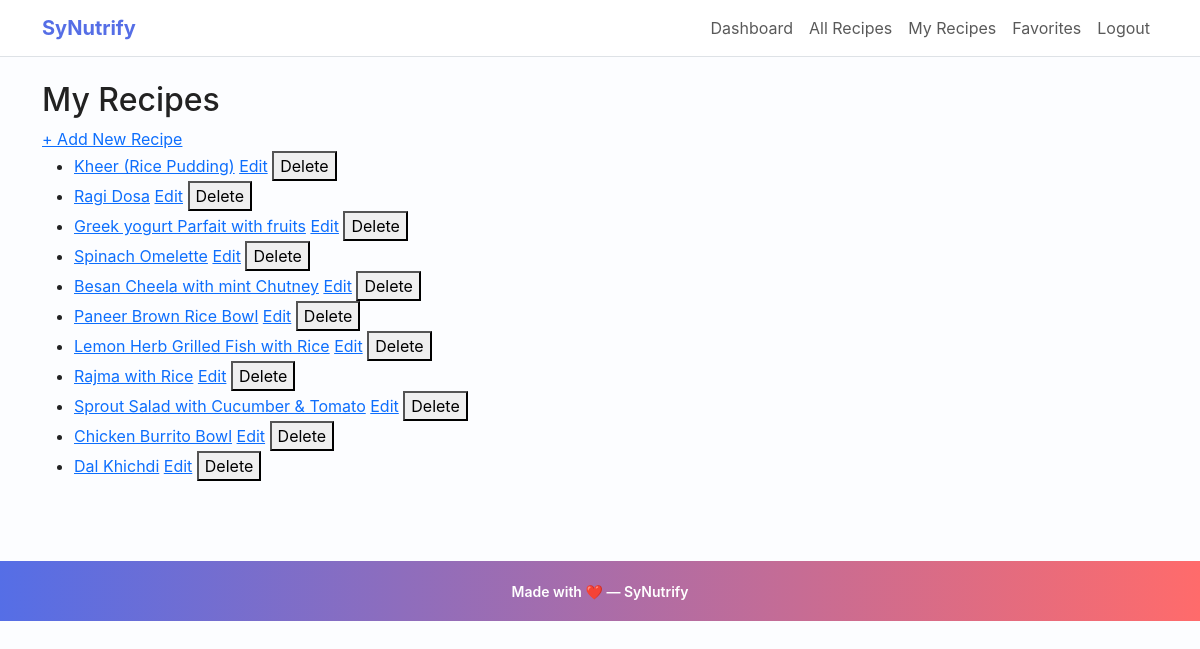
The app's page /my_recipes (signed in), older data.
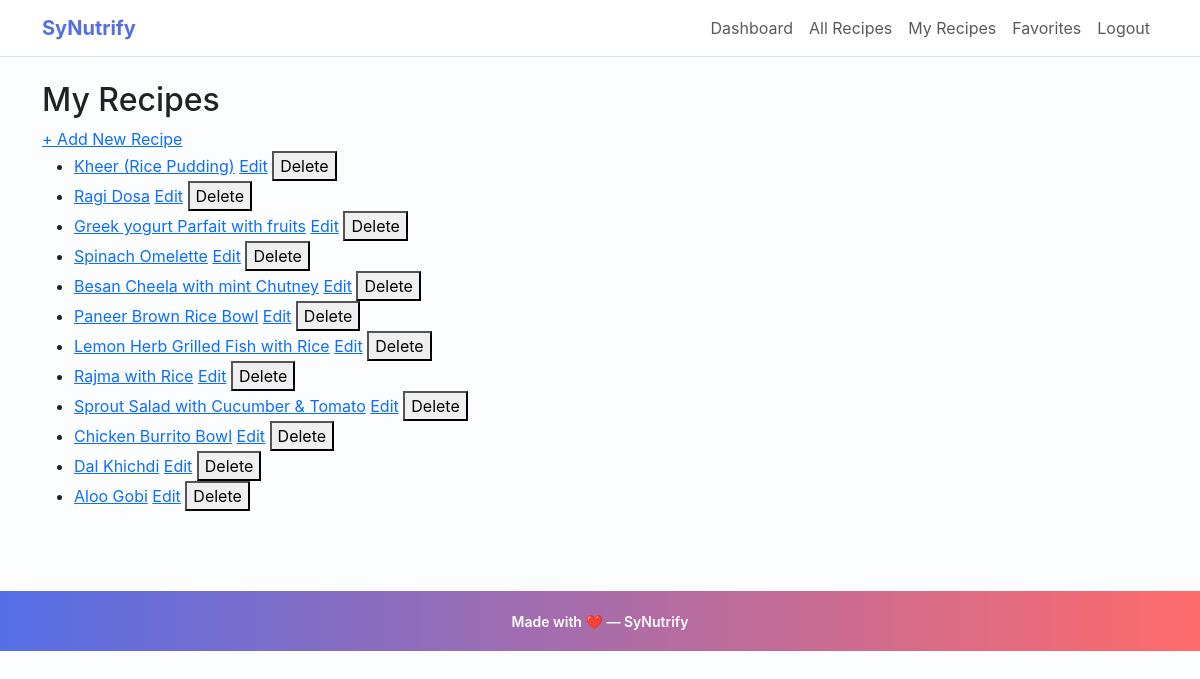
The same page, newer data.
### app.py (models this page shows)
class Recipe(db.Model):
    id = db.Column(db.Integer, primary_key=True)
    title = db.Column(db.String(150), nullable=False)
    image_url = db.Column(db.String(300))        # New: for recipe image
    ingredients = db.Column(db.Text, nullable=False)
    calories = db.Column(db.Float)
    proteins = db.Column(db.Float)
    fats = db.Column(db.Float)
    carbs = db.Column(db.Float)
    fibers = db.Column(db.Float)
    instructions = db.Column(db.Text, nullable=False)
    youtube_url = db.Column(db.String(300))
    user_id = db.Column(db.Integer, db.ForeignKey("user.id"), nullable=False)
    ratings = db.relationship("Rating", backref="recipe", lazy=True ,cascade="all, delete-orphan")
    comments = db.relationship("Comment", backref="recipe", lazy=True , cascade="all, delete-orphan")

### app.py (the view)
@app.route("/my_recipes")
@login_required
def my_recipes():
    user_recipes = Recipe.query.filter_by(user_id=current_user.id).all()
    return render_template("my_recipes.html", recipes=user_recipes)

### app.py (called while the page is built)
@app.context_processor
def inject_csrf_token():
    return dict(csrf_token=generate_csrf)

@login_manager.user_loader
def load_user(user_id):
    return User.query.get(int(user_id))

### templates/my_recipes.html (shortened to what this page needs)
{% extends "base.html" %}
{% block content %}
<h2>My Recipes</h2>
<a href="{{ url_for('add_recipe') }}">+ Add New Recipe</a>
<ul>
    {% for r in recipes %}
    <li>
        <a href="{{ url_for('recipe_detail', recipe_id=r.id) }}">{{ r.title }}</a>
        <a href="{{ url_for('edit_recipe', recipe_id=r.id) }}">Edit</a>
        <form action="{{ url_for('delete_recipe', recipe_id=r.id) }}" method="POST" style="display:inline" onsubmit="return confirm('Are you sure you want to delete this recipe?');">
            <button type="submit">Delete</button>
        </form>
    </li>
    {% else %}
    <li>You have not added any recipes yet.</li>
    {% endfor %}
</ul>
{% endblock %}

Row changes from the older to the newer data that the page shows:
added Recipe: title "Aloo Gobi"
